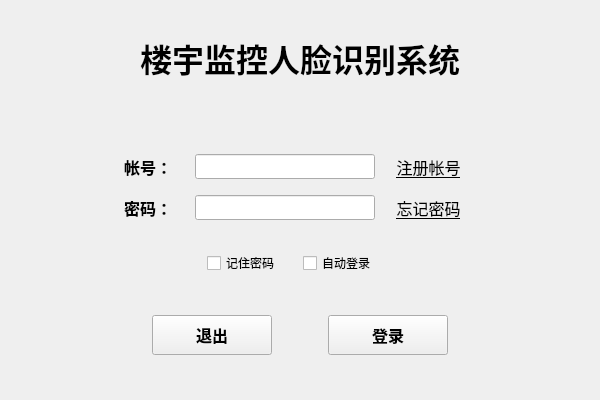
<?xml version="1.0" encoding="UTF-8"?>
<ui version="4.0">
 <class>LoginClass</class>
 <widget class="QWidget" name="LoginClass">
  <property name="geometry">
   <rect>
    <x>0</x>
    <y>0</y>
    <width>600</width>
    <height>400</height>
   </rect>
  </property>
  <property name="minimumSize">
   <size>
    <width>600</width>
    <height>400</height>
   </size>
  </property>
  <property name="maximumSize">
   <size>
    <width>600</width>
    <height>400</height>
   </size>
  </property>
  <property name="windowTitle">
   <string>监控登录</string>
  </property>
  <layout class="QVBoxLayout" name="verticalLayout">
   <item>
    <spacer name="verticalSpacer_2">
     <property name="orientation">
      <enum>Qt::Vertical</enum>
     </property>
     <property name="sizeHint" stdset="0">
      <size>
       <width>20</width>
       <height>40</height>
      </size>
     </property>
    </spacer>
   </item>
   <item>
    <widget class="QLabel" name="label_3">
     <property name="sizePolicy">
      <sizepolicy hsizetype="Preferred" vsizetype="Fixed">
       <horstretch>0</horstretch>
       <verstretch>0</verstretch>
      </sizepolicy>
     </property>
     <property name="font">
      <font>
       <family>幼圆</family>
       <pointsize>24</pointsize>
       <weight>75</weight>
       <bold>true</bold>
      </font>
     </property>
     <property name="text">
      <string>楼宇监控人脸识别系统</string>
     </property>
     <property name="alignment">
      <set>Qt::AlignCenter</set>
     </property>
    </widget>
   </item>
   <item>
    <widget class="QWidget" name="widget" native="true">
     <property name="sizePolicy">
      <sizepolicy hsizetype="Preferred" vsizetype="Fixed">
       <horstretch>0</horstretch>
       <verstretch>0</verstretch>
      </sizepolicy>
     </property>
     <layout class="QGridLayout" name="gridLayout">
      <item row="1" column="4">
       <spacer name="horizontalSpacer_2">
        <property name="orientation">
         <enum>Qt::Horizontal</enum>
        </property>
        <property name="sizeHint" stdset="0">
         <size>
          <width>40</width>
          <height>20</height>
         </size>
        </property>
       </spacer>
      </item>
      <item row="1" column="0">
       <spacer name="horizontalSpacer">
        <property name="orientation">
         <enum>Qt::Horizontal</enum>
        </property>
        <property name="sizeHint" stdset="0">
         <size>
          <width>40</width>
          <height>20</height>
         </size>
        </property>
       </spacer>
      </item>
      <item row="2" column="3">
       <widget class="QPushButton" name="button_forget_password">
        <property name="minimumSize">
         <size>
          <width>95</width>
          <height>35</height>
         </size>
        </property>
        <property name="maximumSize">
         <size>
          <width>95</width>
          <height>35</height>
         </size>
        </property>
        <property name="font">
         <font>
          <family>04b_21</family>
          <pointsize>12</pointsize>
          <underline>true</underline>
         </font>
        </property>
        <property name="cursor">
         <cursorShape>PointingHandCursor</cursorShape>
        </property>
        <property name="text">
         <string>忘记密码</string>
        </property>
        <property name="flat">
         <bool>true</bool>
        </property>
       </widget>
      </item>
      <item row="2" column="1">
       <widget class="QLabel" name="label_2">
        <property name="minimumSize">
         <size>
          <width>65</width>
          <height>35</height>
         </size>
        </property>
        <property name="maximumSize">
         <size>
          <width>65</width>
          <height>35</height>
         </size>
        </property>
        <property name="font">
         <font>
          <family>04b_21</family>
          <pointsize>12</pointsize>
          <weight>75</weight>
          <bold>true</bold>
         </font>
        </property>
        <property name="text">
         <string>密码：</string>
        </property>
       </widget>
      </item>
      <item row="2" column="2">
       <widget class="QLineEdit" name="edit_password">
        <property name="minimumSize">
         <size>
          <width>180</width>
          <height>25</height>
         </size>
        </property>
        <property name="maximumSize">
         <size>
          <width>180</width>
          <height>25</height>
         </size>
        </property>
        <property name="echoMode">
         <enum>QLineEdit::Password</enum>
        </property>
       </widget>
      </item>
      <item row="1" column="2">
       <widget class="QLineEdit" name="edit_account">
        <property name="minimumSize">
         <size>
          <width>180</width>
          <height>25</height>
         </size>
        </property>
        <property name="maximumSize">
         <size>
          <width>180</width>
          <height>25</height>
         </size>
        </property>
       </widget>
      </item>
      <item row="1" column="1">
       <widget class="QLabel" name="label">
        <property name="minimumSize">
         <size>
          <width>65</width>
          <height>35</height>
         </size>
        </property>
        <property name="maximumSize">
         <size>
          <width>65</width>
          <height>35</height>
         </size>
        </property>
        <property name="font">
         <font>
          <family>04b_21</family>
          <pointsize>12</pointsize>
          <weight>75</weight>
          <bold>true</bold>
         </font>
        </property>
        <property name="text">
         <string>帐号：</string>
        </property>
       </widget>
      </item>
      <item row="1" column="3">
       <widget class="QPushButton" name="button_create_account">
        <property name="minimumSize">
         <size>
          <width>95</width>
          <height>35</height>
         </size>
        </property>
        <property name="maximumSize">
         <size>
          <width>95</width>
          <height>35</height>
         </size>
        </property>
        <property name="font">
         <font>
          <family>04b_21</family>
          <pointsize>12</pointsize>
          <underline>true</underline>
         </font>
        </property>
        <property name="cursor">
         <cursorShape>PointingHandCursor</cursorShape>
        </property>
        <property name="text">
         <string>注册帐号</string>
        </property>
        <property name="flat">
         <bool>true</bool>
        </property>
       </widget>
      </item>
      <item row="0" column="2">
       <spacer name="verticalSpacer_3">
        <property name="orientation">
         <enum>Qt::Vertical</enum>
        </property>
        <property name="sizeHint" stdset="0">
         <size>
          <width>20</width>
          <height>50</height>
         </size>
        </property>
       </spacer>
      </item>
     </layout>
    </widget>
   </item>
   <item>
    <widget class="QWidget" name="widget_2" native="true">
     <property name="sizePolicy">
      <sizepolicy hsizetype="Preferred" vsizetype="Fixed">
       <horstretch>0</horstretch>
       <verstretch>0</verstretch>
      </sizepolicy>
     </property>
     <layout class="QHBoxLayout" name="horizontalLayout">
      <item>
       <spacer name="horizontalSpacer_3">
        <property name="orientation">
         <enum>Qt::Horizontal</enum>
        </property>
        <property name="sizeHint" stdset="0">
         <size>
          <width>40</width>
          <height>20</height>
         </size>
        </property>
       </spacer>
      </item>
      <item>
       <widget class="QCheckBox" name="box_remeber_password">
        <property name="minimumSize">
         <size>
          <width>90</width>
          <height>20</height>
         </size>
        </property>
        <property name="maximumSize">
         <size>
          <width>90</width>
          <height>20</height>
         </size>
        </property>
        <property name="text">
         <string>记住密码</string>
        </property>
       </widget>
      </item>
      <item>
       <widget class="QCheckBox" name="box_auto_login">
        <property name="minimumSize">
         <size>
          <width>90</width>
          <height>20</height>
         </size>
        </property>
        <property name="maximumSize">
         <size>
          <width>90</width>
          <height>20</height>
         </size>
        </property>
        <property name="text">
         <string>自动登录</string>
        </property>
       </widget>
      </item>
      <item>
       <spacer name="horizontalSpacer_4">
        <property name="orientation">
         <enum>Qt::Horizontal</enum>
        </property>
        <property name="sizeHint" stdset="0">
         <size>
          <width>40</width>
          <height>20</height>
         </size>
        </property>
       </spacer>
      </item>
     </layout>
    </widget>
   </item>
   <item>
    <spacer name="verticalSpacer_4">
     <property name="orientation">
      <enum>Qt::Vertical</enum>
     </property>
     <property name="sizeHint" stdset="0">
      <size>
       <width>20</width>
       <height>32</height>
      </size>
     </property>
    </spacer>
   </item>
   <item>
    <widget class="QWidget" name="widget_3" native="true">
     <property name="sizePolicy">
      <sizepolicy hsizetype="Preferred" vsizetype="Fixed">
       <horstretch>0</horstretch>
       <verstretch>0</verstretch>
      </sizepolicy>
     </property>
     <layout class="QHBoxLayout" name="horizontalLayout_2">
      <item>
       <spacer name="horizontalSpacer_5">
        <property name="orientation">
         <enum>Qt::Horizontal</enum>
        </property>
        <property name="sizeHint" stdset="0">
         <size>
          <width>40</width>
          <height>20</height>
         </size>
        </property>
       </spacer>
      </item>
      <item>
       <widget class="QPushButton" name="button_exit">
        <property name="minimumSize">
         <size>
          <width>120</width>
          <height>40</height>
         </size>
        </property>
        <property name="maximumSize">
         <size>
          <width>120</width>
          <height>40</height>
         </size>
        </property>
        <property name="font">
         <font>
          <family>04b_21</family>
          <pointsize>12</pointsize>
          <weight>75</weight>
          <bold>true</bold>
         </font>
        </property>
        <property name="text">
         <string>退出</string>
        </property>
       </widget>
      </item>
      <item>
       <spacer name="horizontalSpacer_7">
        <property name="orientation">
         <enum>Qt::Horizontal</enum>
        </property>
        <property name="sizeType">
         <enum>QSizePolicy::Fixed</enum>
        </property>
        <property name="sizeHint" stdset="0">
         <size>
          <width>50</width>
          <height>20</height>
         </size>
        </property>
       </spacer>
      </item>
      <item>
       <widget class="QPushButton" name="button_login">
        <property name="minimumSize">
         <size>
          <width>120</width>
          <height>40</height>
         </size>
        </property>
        <property name="maximumSize">
         <size>
          <width>120</width>
          <height>40</height>
         </size>
        </property>
        <property name="font">
         <font>
          <family>04b_21</family>
          <pointsize>12</pointsize>
          <weight>75</weight>
          <bold>true</bold>
         </font>
        </property>
        <property name="text">
         <string>登录</string>
        </property>
       </widget>
      </item>
      <item>
       <spacer name="horizontalSpacer_6">
        <property name="orientation">
         <enum>Qt::Horizontal</enum>
        </property>
        <property name="sizeHint" stdset="0">
         <size>
          <width>40</width>
          <height>20</height>
         </size>
        </property>
       </spacer>
      </item>
     </layout>
    </widget>
   </item>
   <item>
    <spacer name="verticalSpacer_5">
     <property name="orientation">
      <enum>Qt::Vertical</enum>
     </property>
     <property name="sizeHint" stdset="0">
      <size>
       <width>20</width>
       <height>40</height>
      </size>
     </property>
    </spacer>
   </item>
  </layout>
 </widget>
 <layoutdefault spacing="6" margin="11"/>
 <resources>
  <include location="Login.qrc"/>
 </resources>
 <connections/>
</ui>
